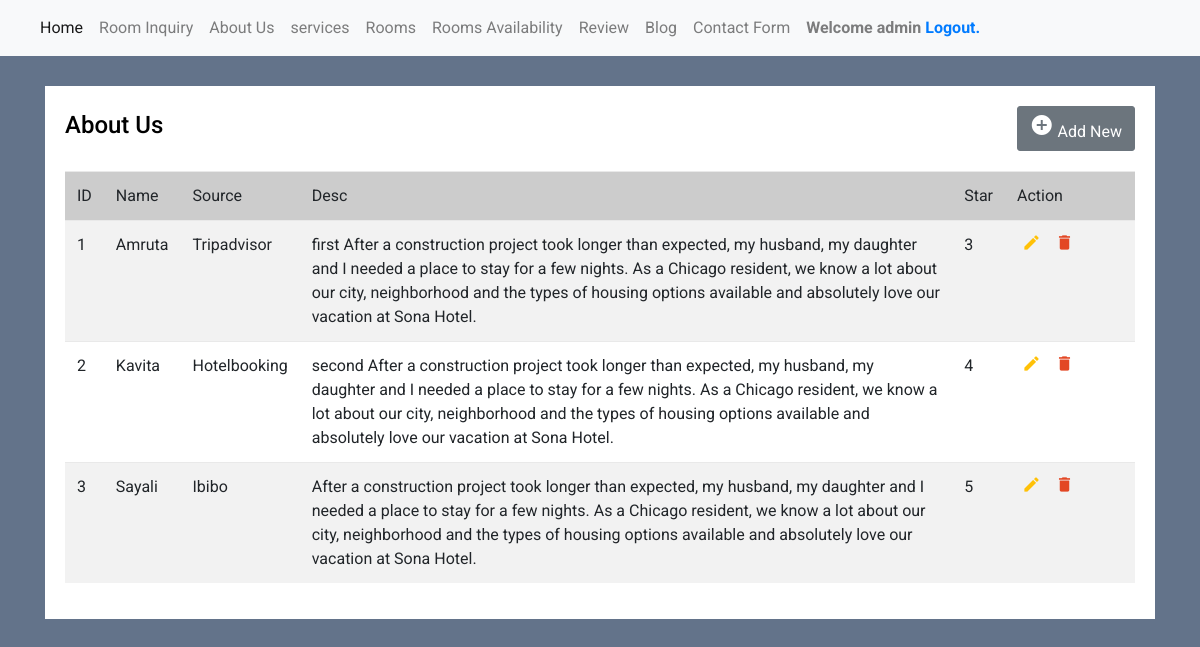
The page /admin/review.php (signed in) on the database as committed earlier.
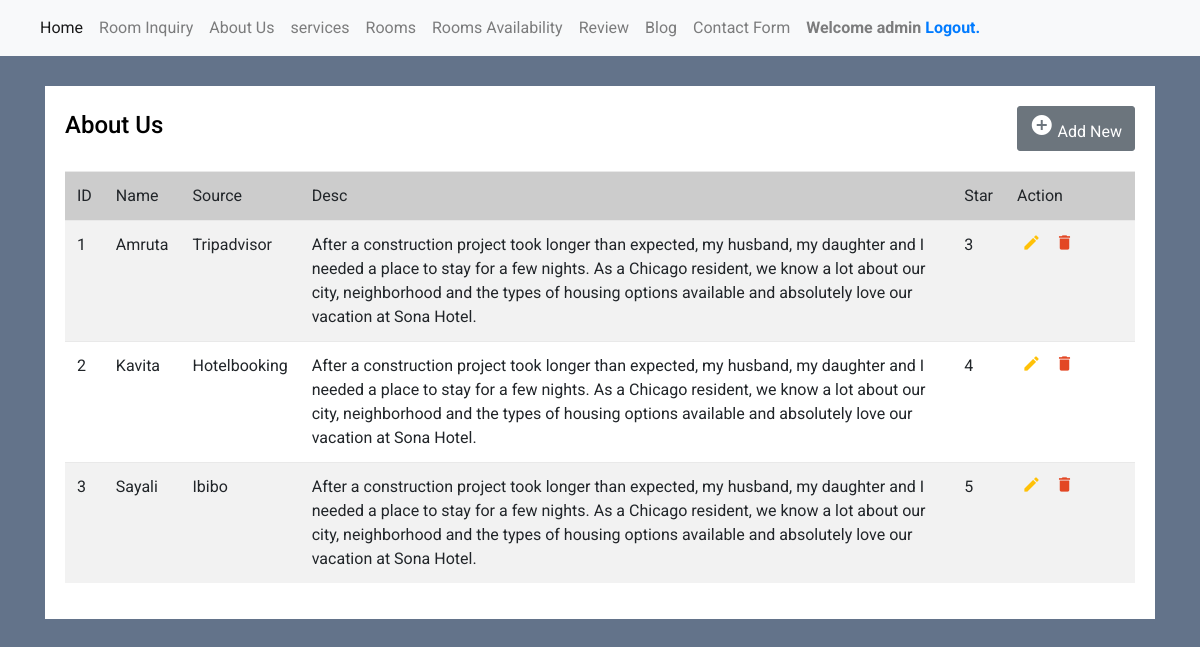
The same page on the database as committed later.
### tables this page shows
CREATE TABLE `review` (
  `id` int(11) NOT NULL,
  `review_head` varchar(50) NOT NULL,
  `review_liner` varchar(50) NOT NULL,
  `rev_desc` varchar(1000) NOT NULL,
  `rev_star` varchar(50) NOT NULL,
  `rev_name` varchar(50) NOT NULL,
  `rev_source` varchar(50) NOT NULL
);

### admin/review.php (the view, shortened to what this page needs)
<?php
include('dbconnection.php');
if(!isset($_SESSION['valid'])) {
    header('Location: index.php');
}
else
{
?>
<!DOCTYPE html>
<html lang="en">
<head>
<link rel="stylesheet" href="https://stackpath.bootstrapcdn.com/bootstrap/4.5.0/css/bootstrap.min.css">
<link rel="stylesheet" href="https://maxcdn.bootstrapcdn.com/font-awesome/4.7.0/css/font-awesome.min.css">
</head>
<body>
<nav class="navbar navbar-expand-lg navbar-light bg-light">
<div class="collapse navbar-collapse" id="navbarSupportedContent">
<ul class="navbar-nav mr-auto">
<li class="nav-item active">
<a class="nav-link" href="main.php">Home <span class="sr-only">(current)</span></a>
</li>
<li class="nav-item">
<a class="nav-link" href="room_inquiry.php">Room Inquiry</a>
</li>
<li class="nav-item">
<a class="nav-link" href="about_us.php">About Us</a>
</li>
<li class="nav-item">
<a class="nav-link" href="services.php">services</a>
</li>
<li class="nav-item">
<a class="nav-link" href="main.php">Rooms</a>
</li>
<li class="nav-item">
<a class="nav-link" href="room_availibility.php">Rooms Availability</a>
</li>
<li class="nav-item">
<a class="nav-link" href="review.php">Review</a>
</li>
<li class="nav-item">
<a class="nav-link" href="blog.php">Blog</a>
</li>
<li class="nav-item">
<a class="nav-link" href="contact.php">Contact Form</a>
</li>
<li class="nav-item">
<div class="nav-link"><b>Welcome <?php echo $_SESSION["username"]; ?> <a href="logout.php" tite="Logout">Logout.</a></b></div>
</li>
</ul>
</div>
</nav>
<div class="container-xl">
<div class="table-responsive">
<div class="table-wrapper">
<div class="table-title">
<div class="row">
<div class="col-sm-5">
<h2>About Us</h2>
</div>
<div class="col-sm-7" align="right">
<a href="insert.php" class="btn btn-secondary"><i class="material-icons">&#xE147;</i> <span>Add New</span></a>
</div>
</div>
</div>
<table class="table table-striped table-hover">
<thead>
<tr bgcolor='#CCCCCC'>
<td>ID</td>
<td>Name</td>
<td>Source</td>
<td>Desc</td>
<td>Star</td>
<td>Action</td>
</tr>
</thead>
<tbody>
<?php
$ret=mysqli_query($con,"SELECT * FROM review");
$cnt=1;
$row=mysqli_num_rows($ret);
if($row>0){
while ($row=mysqli_fetch_array($ret)) {
?>
<tr>
<td><?php echo $cnt;?></td>
<td><?php  echo $row['rev_name'];?></td>
<td><?php  echo $row['rev_source'];?></td>
<td><?php  echo $row['rev_desc'];?></td>
<td> <?php  echo $row['rev_star'];?></td>
<td>
<?php
if($_SESSION["admin_status"] == "Y")
{
    ?>
    <a href="edit_review.php?editid=<?php echo htmlentities ($row['id']);?>" class="edit" title="Edit" data-toggle="tooltip"><i class="material-icons">&#xE254;</i></a>
    <a href="main.php?delid=<?php echo ($row['id']);?>" class="delete" title="Delete" data-toggle="tooltip" onclick="return confirm('Do you really want to Delete ?');"><i class="material-icons">&#xE872;</i></a>
    <?php
}
?>
</td>
</tr>
<?php
$cnt=$cnt+1;
} } else {?>
<tr>
    <th style="text-align:center; color:red;" colspan="6">No Record Found</th>
</tr>
<?php } ?>
</tbody>
</table>
</div>
</div>
</div>
</body>
</html>
<?php
}
?>

Rows that differ between the two databases and show on the page:
changed review "Amruta": rev_desc "first After a construction project…" → "After a construction project…"
changed review "Kavita": rev_desc "second After a construction project…" → "After a construction project…"
